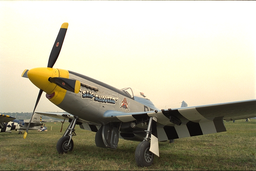
#> input picture multimedia/kodim20.bmp, 256 x 171 px, shrunk from 768 x 512 before the run, found by its file name
$ python main.py
#> lines starting #> are read from the running program, lines starting #| are printed output that depends on the picture
import math
import matplotlib.pyplot as plt
import numpy as np
import struct
from PIL import Image


tmp = 0

def saveInFileAndGetComponents(image, filename, position, startPos, width, height):
    step = 0
    storeImage = []
    for i in range(startPos, len(image)):
        if step != position:
            image[i] = 0
        else:
            storeImage.append(image[i])
        step = (step + 1) % 3
    imageFile = open(filename, 'wb')
    imageFile.write(bytes(image))
    imageFile.close()

    return storeImage

with open('/Users/vladislavkacanovskij/Documents/Programs/Python/multimedia/kodim20.bmp', 'rb') as f:
    header = f.read(54)
    pixel_offset = int.from_bytes(header[10:14], byteorder='little')
    width = int.from_bytes(header[18:22], byteorder='little')
    height = int.from_bytes(header[22:26], byteorder='little')

    # f_bitcount = struct.unpack(format,)
    image = Image.open('/Users/vladislavkacanovskij/Documents/Programs/Python/multimedia/kodim20.bmp')
#> image is the input picture: PIL image 256x171 RGB; mean R, G, B 180.6, 176.3, 154.7

    f.seek(0)
    fullImage = bytearray(f.read())

    imageR = saveInFileAndGetComponents(fullImage.copy(), 'red.bmp', 2, pixel_offset, width, height)
    imageG = saveInFileAndGetComponents(fullImage.copy(), 'green.bmp', 1, pixel_offset, width, height)
    imageB = saveInFileAndGetComponents(fullImage.copy(), 'blue.bmp', 0, pixel_offset, width, height)

def getR(image1, image2):
    mean1 = sum(image1) / (width * height)
    mean2 = sum(image2) / (width * height)
    cov = sum([(image1[i] - mean1) * (image2[i] - mean2) for i in range(len(image1))]) / (width * height)
    std1 = math.sqrt(sum([(image1[i] - mean1) ** 2 for i in range(len(image1))]) / (width * height - 1))
    std2 = math.sqrt(sum([(image2[i] - mean2) ** 2 for i in range(len(image2))]) / (width * height - 1))
    corr = cov / (std1 * std2)

    return corr

def cadr(value):
    global tmp
    if value < 0:
        tmp += 1
        return 0
    elif value > 255:
        tmp += 1
        return 255
    return value

# [14 lines left out: function calculateEntropy, not called in this run]

def createBarChart(componentArray, label, rangeValues):
    fig = plt.figure()
    plt.title(label)
    plt.hist(componentArray, bins=255, range=rangeValues)
    plt.savefig(label + '_plot.png')
    # plt.show()

# [56 lines left out: functions calculateDifferenceModulation, splitIntoSubframes, createSubframes, not called in this run]

def decimationEvenNumbered(array, times=1): # четная нумерация
    h_downsampled, w_downsampled = height, width
    for time in range(times):
        A_downsampled = []
        for i in range(1, h_downsampled + 1, 2):
            for j in range(1, w_downsampled + 1, 2):
                A_downsampled.append(array[i * w_downsampled + j])
        array = A_downsampled
        h_downsampled, w_downsampled = h_downsampled // 2, w_downsampled // 2

    A_restored = []
    for time in range(times):
        A_restored = [[0 for j in range(w_downsampled * 2)] for i in range(h_downsampled * 2)]
        for i in range(h_downsampled):
            for j in range(w_downsampled):
                i_new = i * 2 + 1
                j_new = j * 2 + 1

                A_restored[i_new][j_new] = A_downsampled[i * w_downsampled + j]
                if j_new > 0:
                    A_restored[i_new][j_new - 1] = A_downsampled[i * w_downsampled + j]
                if i_new > 0:
                    A_restored[i_new - 1][j_new] = A_downsampled[i * w_downsampled + j]
                if i_new > 0 and j_new > 0:
                    A_restored[i_new - 1][j_new - 1] = A_downsampled[i * w_downsampled + j]
        A_downsampled = [] # A_downsampled = A_restored
        for sublist in A_restored:
            for item in sublist:
                A_downsampled.append(item)
        h_downsampled *= 2
        w_downsampled *= 2
    return A_restored

# [65 lines left out: functions decimationAriphmeticMean, convertForDecimation, not called in this run]
print('------------------------------------------------')

print('biBitCount = ' + (str)(image.BITFIELDS * 8))
#| biBitCount = 24

print('--------------4---correlation-------------------')

print('r(red, green) = ', getR(imageR, imageG))
print('r(red, blue) = ', getR(imageR, imageB))
print('r(blue, green) = ', getR(imageB, imageG))
print('')


yFile = bytearray(fullImage[:pixel_offset])
cbFile = bytearray(fullImage[:pixel_offset])
crFile = bytearray(fullImage[:pixel_offset])
yccFile = bytearray(fullImage[:pixel_offset])


yArray = []
cbArray = []
crArray = []
for i in range(pixel_offset, len(fullImage), 3):
    y = 0.299 * fullImage[i + 2] + 0.587 * fullImage[i + 1] + 0.114 * fullImage[i]
    cb = 0.5643 * (fullImage[i] - y) + 128
    cr = 0.7132 * (fullImage[i + 2] - y) + 128
    yArray.append(y)
    cbArray.append(cb)
    crArray.append(cr)

    yccFile.append(int(cr))
    yccFile.append(int(cb))
    yccFile.append(int(y))


    yFile.extend(bytearray([int(y),int(y),int(y)]))
    crFile.extend(bytearray([int(cr),int(cr),int(cr)]))
    cbFile.extend(bytearray([int(cb),int(cb),int(cb)]))


print('-------------5--correlation------------------')
print('R(y, Cb) = ', getR(yArray, cbArray))
print('R(y, Cr) = ', getR(yArray, crArray))
print('R(Cb, Cr) = ', getR(cbArray, crArray))
print('')


imageFile = open('y.bmp', 'wb')
imageFile.write(bytes(yFile))
imageFile.close()

imageFile = open('Cb.bmp', 'wb')
imageFile.write(bytes(cbFile))
imageFile.close()

imageFile = open('Cr.bmp', 'wb')
imageFile.write(bytes(crFile))
imageFile.close()

imageFile = open('ycc.bmp', 'wb')
imageFile.write(bytes(yccFile))
imageFile.close()

tmp = 0
print('---------------------7----------------------')
yFile = bytearray(fullImage[:pixel_offset])
sumR = 0
sumG = 0
sumB = 0
for i in range(len(yArray)):
    g = cadr((yArray[i] - 0.714 * (crArray[i] - 128) - 0.334 * (cbArray[i] - 128)))
    r = cadr((yArray[i] + 1.402 * (crArray[i] - 128)))
    b = cadr((yArray[i] + 1.772 * (cbArray[i] - 128)))
    sumR = sumR + (imageR[i] - int(r)) ** 2
    sumG = sumG + (imageG[i] - int(g)) ** 2
    sumB = sumB + (imageB[i] - int(b)) ** 2
    yFile.append(int(b))
    yFile.append(int(g))
    yFile.append(int(r))
print('psnr(blue) = ', 10 * math.log10((width  * height * (255 ** 2)) / sumB))
print('psnr(green) = ', 10 * math.log10((width  * height * (255 ** 2)) / sumG))
print('psnr(red) = ', 10 * math.log10((width  * height * (255 ** 2)) / sumR))
print ('clip_count = ' + str(tmp))

print('')

imageFile = open('after.bmp', 'wb')
imageFile.write(bytes(yFile))
imageFile.close()

print('---------------------dop----------------------')
y_new_File = bytearray(fullImage[:pixel_offset])

brightness = 50

sumR = 0
sumG = 0
sumB = 0
for i in range(len(yArray)):
    g = cadr(yArray[i] - 0.714 * (crArray[i] - 128) - 0.334 * (cbArray[i] - 128))
    r = cadr(yArray[i] + 1.402 * (crArray[i] - 128))
    b = cadr(yArray[i] + 1.772 * (cbArray[i] - 128))
    sumR = sumR + (imageR[i] - int(r)) ** 2
    sumG = sumG + (imageG[i] - int(g)) ** 2
    sumB = sumB + (imageB[i] - int(b)) ** 2

    new_b = (int(b) + brightness)
    new_g = (int(g) + brightness)
    new_r = (int(r) + brightness)


    y_new_File.append(cadr(new_b))
    y_new_File.append(cadr(new_g))
    y_new_File.append(cadr(new_r))


# [4 lines of commented-out code are left out]

imageFile = open('brightness_DOP.bmp', 'wb')
imageFile.write(bytes(y_new_File))
imageFile.close()
print('Complite!\n')

sumR = 0
sumG = 0
sumB = 0
for i in range(len(yArray)):
    g = cadr(yArray[i] + brightness - 0.714 * (crArray[i] - 128) - 0.334 * (cbArray[i] - 128))
    r = cadr(yArray[i] + 1.402 * (crArray[i] - 128))
    b = cadr(yArray[i] + 1.772 * (cbArray[i] - 128))
    sumR = sumR + (imageR[i] - int(r)) ** 2
    sumG = sumG + (imageG[i] - int(g)) ** 2
    sumB = sumB + (imageB[i] - int(b)) ** 2

    new_b = (int(b))
    new_g = (int(g))
    new_r = (int(r))


    y_new_File.append(cadr(new_b))
    y_new_File.append(cadr(new_g))
    y_new_File.append(cadr(new_r))


imageFile = open('brightness_DOP_ycbcr.bmp', 'wb')
imageFile.write(bytes(y_new_File))
imageFile.close()
print('Complite!\n')

print('Complite!\n')

yArray = [round(yArray[i]) for i in range(len(yArray))]
yArray = np.array(yArray)
cbArray = [round(cbArray[i]) for i in range(len(cbArray))]
cbArray = np.array(cbArray)
crArray = [round(crArray[i]) for i in range(len(crArray))]
crArray = np.array(crArray)

imageR = [round(imageR[i]) for i in range(len(imageR))]
imageR = np.array(imageR)
imageG = [round(imageG[i]) for i in range(len(imageG))]
imageG = np.array(imageG)
imageB = [round(imageB[i]) for i in range(len(imageB))]
imageB = np.array(imageB)

# print('------------------12----------------\n')

createBarChart(yArray, "(Y_comp) frequency", (0, 255))
#> in createBarChart, `plt.savefig(label + '_plot.png')`:
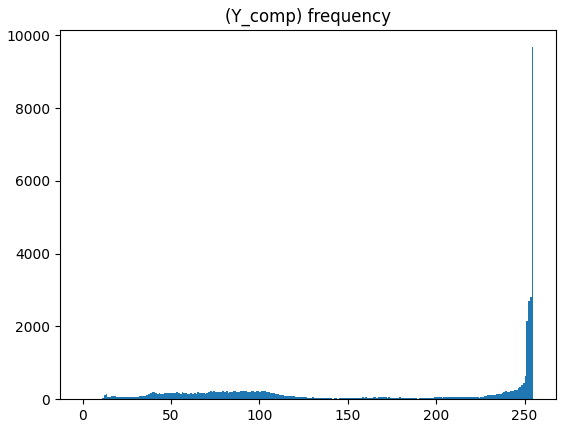
#> figure drawn by matplotlib, 1 panel; tallest bar 9678 high, from x = 254 to 255
createBarChart(cbArray, "(Cb_comp) frequency", (0, 255))
#> call 2 of createBarChart, with componentArray = array of shape (43776,), label = '(Cb_comp) frequency', rangeValues = (0, 255)
#> in createBarChart (call 2), `plt.savefig(label + '_plot.png')`:
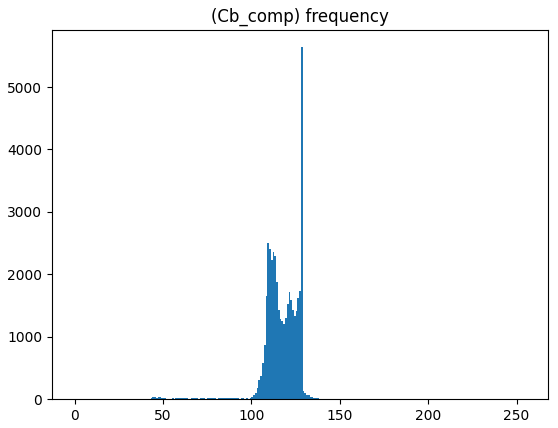
#> figure drawn by matplotlib, 1 panel; tallest bar 5638 high, from x = 128 to 129
createBarChart(crArray, "(Cr_comp) frequency", (0, 255))
#> call 3 of createBarChart, with componentArray = array of shape (43776,), label = '(Cr_comp) frequency', rangeValues = (0, 255)
#> in createBarChart (call 3), `plt.savefig(label + '_plot.png')`:
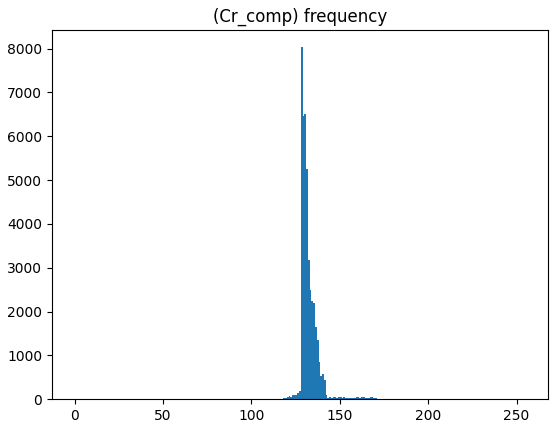
#> figure drawn by matplotlib, 1 panel; tallest bar 8033 high, from x = 128 to 129
createBarChart(imageR, "(R_comp) frequency", (0, 255))
#> call 4 of createBarChart, with componentArray = array of shape (43776,), label = '(R_comp) frequency', rangeValues = (0, 255)
#> in createBarChart (call 4), `plt.savefig(label + '_plot.png')`:
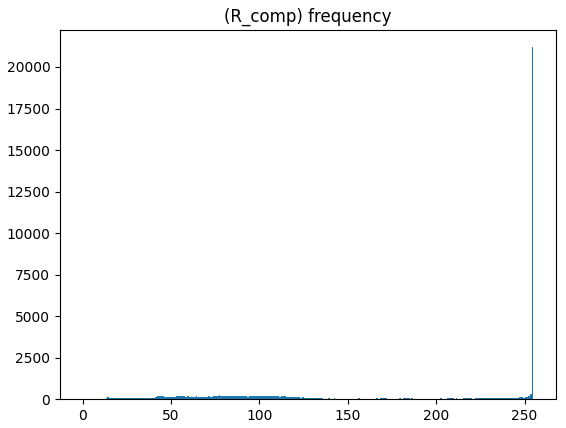
#> figure drawn by matplotlib, 1 panel; tallest bar 21191 high, from x = 254 to 255
createBarChart(imageG, "(G_comp) frequency", (0, 255))
#> in createBarChart (call 5), `plt.savefig(label + '_plot.png')`:
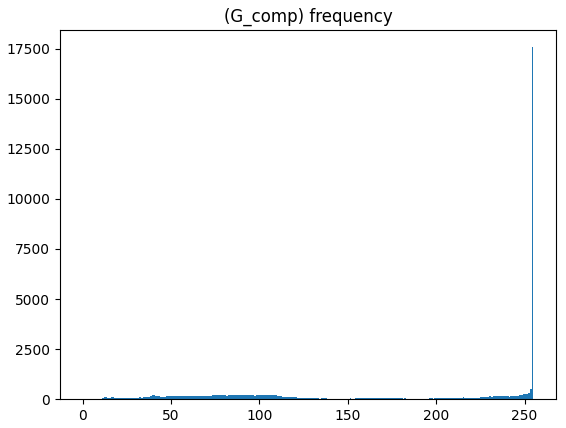
#> figure drawn by matplotlib, 1 panel; tallest bar 17571 high, from x = 254 to 255
createBarChart(imageB, "(B_comp) frequency", (0, 255))
#> in createBarChart (call 6), `plt.savefig(label + '_plot.png')`:
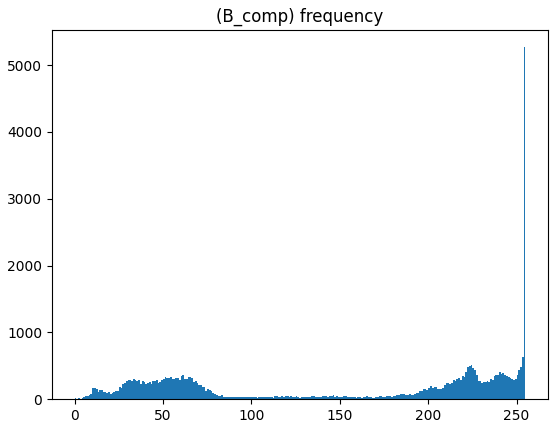
#> figure drawn by matplotlib, 1 panel; tallest bar 5269 high, from x = 254 to 255

Cb_restored = decimationEvenNumbered(cbArray)
#> (the run stopped early here; a loop or call above may not have finished)
